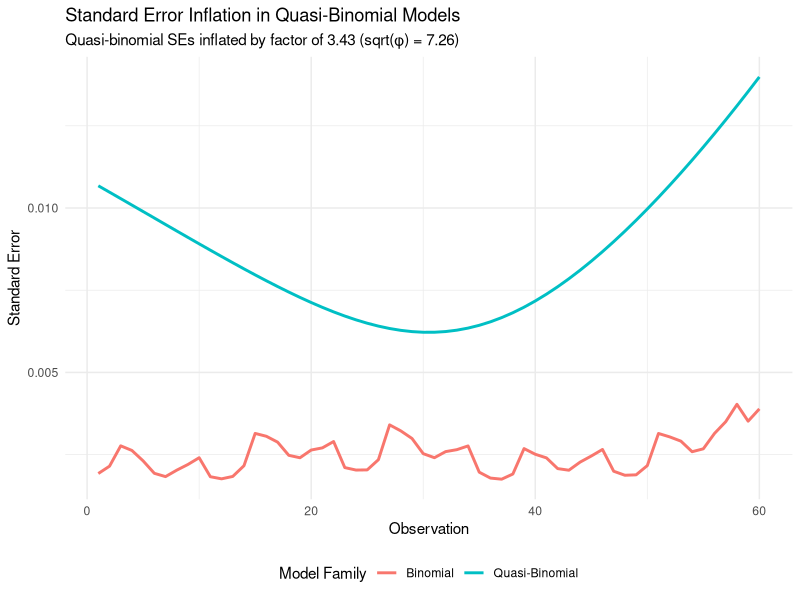
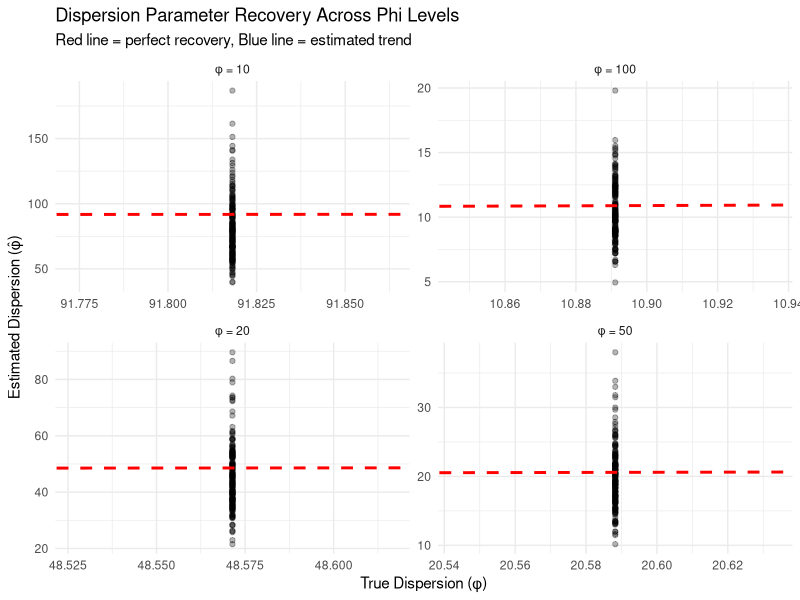
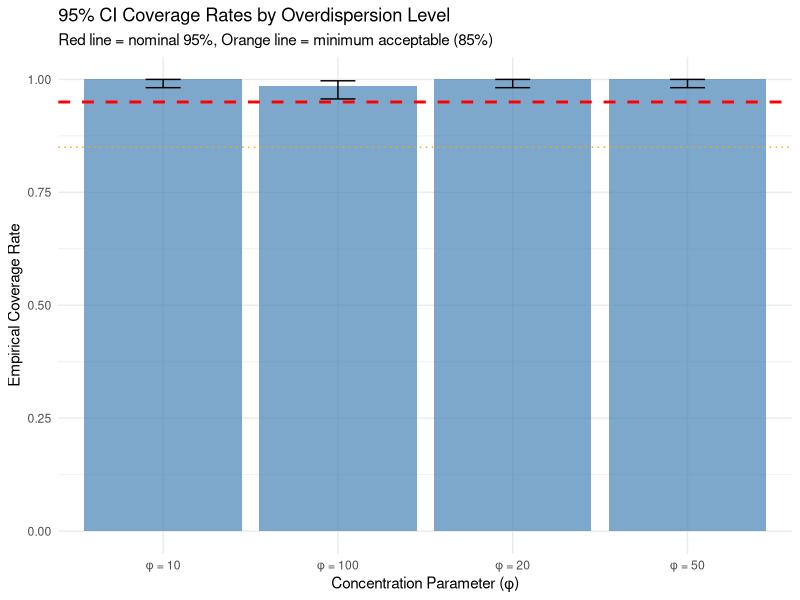
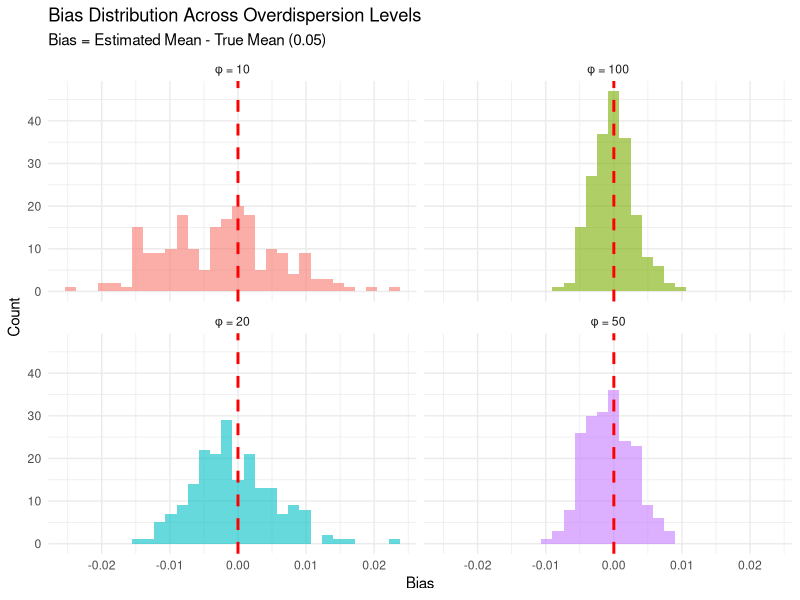
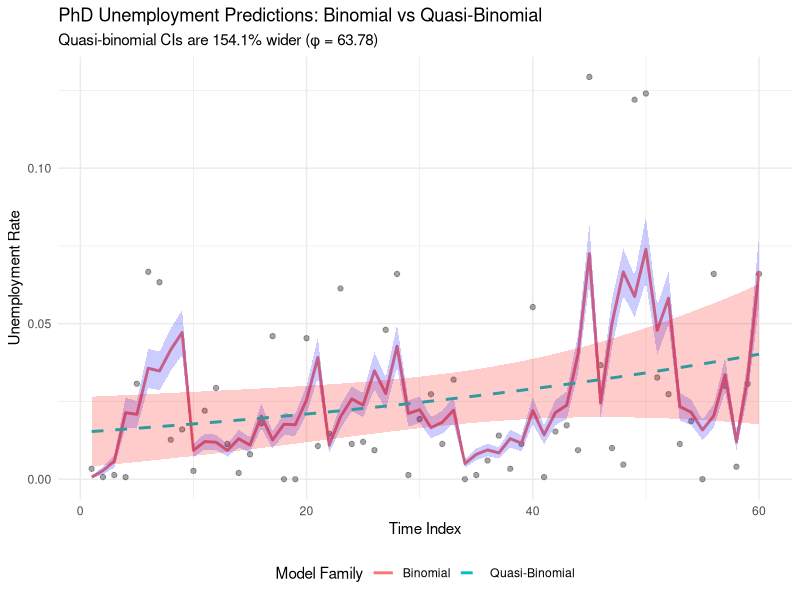

Here is the R script that generated these plots, in order:
## ---- chunk 1
library(mgcv)
library(data.table)
library(ggplot2)

set.seed(42)
## ---- chunk 2
#' Generate Overdispersed Binomial Data
#'
#' Uses beta-binomial process: probabilities drawn from Beta distribution,
#' then binomial counts generated with those probabilities.
#'
#' @param n_obs Number of observations
#' @param n_total Sample size per observation (e.g., 1000 people per month)
#' @param true_p_mean Mean probability (e.g., 0.05 = 5% unemployment)
#' @param phi Concentration parameter (lower = more overdispersion)
#' @return data.frame with n_unemployed, n_employed, and metadata
generate_overdispersed_binomial <- function(n_obs = 60,
                                             n_total = 1000,
                                             true_p_mean = 0.05,
                                             phi = 20) {

  # Beta distribution parameters
  alpha_param <- true_p_mean * phi
  beta_param <- (1 - true_p_mean) * phi

  # Draw varying probabilities (creates overdispersion)
  true_probs <- rbeta(n_obs, alpha_param, beta_param)

  # Generate binomial counts
  n_unemployed <- rbinom(n_obs, size = n_total, prob = true_probs)
  n_employed <- n_total - n_unemployed

  # Calculate theoretical overdispersion
  # For beta-binomial: φ ≈ (phi + n_total) / (phi + 1)
  theoretical_dispersion <- (phi + n_total) / (phi + 1)

  data.frame(
    obs_id = 1:n_obs,
    n_unemployed = n_unemployed,
    n_employed = n_employed,
    n_total = n_total,
    true_prob = true_probs,
    true_dispersion = theoretical_dispersion
  )
}
## ---- chunk 3
# Generate overdispersed data (φ = 20)
test1_data <- generate_overdispersed_binomial(
  n_obs = 60,
  n_total = 1000,
  true_p_mean = 0.05,
  phi = 20
)

# Add time structure for GAM
test1_data$time_index <- 1:60
test1_data$month <- rep(1:12, 5)
## ---- chunk 4
# Fit binomial model (assumes no overdispersion)
model_binomial <- gam(
  cbind(n_unemployed, n_employed) ~ s(time_index, k = 5) + s(month, bs = "cc", k = 6),
  data = test1_data,
  family = binomial(),
  method = "REML"
)

# Fit quasi-binomial model (estimates overdispersion)
model_quasibinomial <- gam(
  cbind(n_unemployed, n_employed) ~ s(time_index, k = 5) + s(month, bs = "cc", k = 6),
  data = test1_data,
  family = quasibinomial(),
  method = "REML"
)

# Extract dispersion parameter
dispersion_est <- summary(model_quasibinomial)$dispersion
theoretical_dispersion <- unique(test1_data$true_dispersion)[1]

cat(sprintf("Theoretical dispersion: %.2f\n", theoretical_dispersion))
cat(sprintf("Estimated dispersion: %.2f\n", dispersion_est))
cat(sprintf("Detection success: %s\n", ifelse(dispersion_est > 1, "✓ YES", "✗ NO")))
## ---- chunk 5
# Get predictions with standard errors
pred_binomial <- predict(model_binomial, type = "response", se.fit = TRUE)
pred_quasibinomial <- predict(model_quasibinomial, type = "response", se.fit = TRUE)

# Compare standard errors
se_ratio <- mean(pred_quasibinomial$se.fit) / mean(pred_binomial$se.fit)
expected_ratio <- sqrt(dispersion_est)

cat(sprintf("Mean SE (binomial): %.6f\n", mean(pred_binomial$se.fit)))
cat(sprintf("Mean SE (quasi-binomial): %.6f\n", mean(pred_quasibinomial$se.fit)))
cat(sprintf("Observed SE ratio: %.2f\n", se_ratio))
cat(sprintf("Expected ratio (sqrt(φ)): %.2f\n", expected_ratio))
cat(sprintf("Ratio matches expectation: %s\n",
           ifelse(abs(se_ratio - expected_ratio) < 0.5, "✓ YES", "✗ NO")))
## ---- chunk 6
# Visualize SE differences
se_data <- data.frame(
  obs = 1:60,
  se_binomial = pred_binomial$se.fit,
  se_quasibinomial = pred_quasibinomial$se.fit
)

ggplot(se_data, aes(x = obs)) +
  geom_line(aes(y = se_binomial, color = "Binomial"), linewidth = 1) +
  geom_line(aes(y = se_quasibinomial, color = "Quasi-Binomial"), linewidth = 1) +
  labs(
    title = "Standard Error Inflation in Quasi-Binomial Models",
    subtitle = sprintf("Quasi-binomial SEs inflated by factor of %.2f (sqrt(φ) = %.2f)",
                      se_ratio, expected_ratio),
    x = "Observation",
    y = "Standard Error",
    color = "Model Family"
  ) +
  theme_minimal() +
  theme(legend.position = "bottom")
## ---- chunk 7
run_simulation <- function(n_sim = 200,
                           phi_levels = c(10, 20, 50, 100),
                           n_obs = 60,
                           n_total = 1000,
                           true_p_mean = 0.05) {

  results <- list()

  for (phi in phi_levels) {
    phi_results <- data.frame(
      sim = integer(),
      phi_true = numeric(),
      phi_est = numeric(),
      coverage = logical(),
      bias = numeric()
    )

    for (i in 1:n_sim) {
      # Generate data
      sim_data <- generate_overdispersed_binomial(
        n_obs = n_obs,
        n_total = n_total,
        true_p_mean = true_p_mean,
        phi = phi
      )
      sim_data$time_index <- 1:n_obs
      sim_data$month <- rep(1:12, length.out = n_obs)

      # Fit quasi-binomial model
      model <- tryCatch({
        gam(
          cbind(n_unemployed, n_employed) ~ s(time_index, k = 5) + s(month, bs = "cc", k = 6),
          data = sim_data,
          family = quasibinomial(),
          method = "REML"
        )
      }, error = function(e) NULL)

      if (!is.null(model)) {
        # Extract dispersion
        phi_est <- summary(model)$dispersion

        # Calculate mean probability and CI
        pred <- predict(model, type = "link", se.fit = TRUE)
        mean_pred_link <- mean(pred$fit)
        mean_se_link <- mean(pred$se.fit)

        # Transform to probability scale
        mean_pred_prob <- plogis(mean_pred_link)
        ci_lower <- plogis(mean_pred_link - 1.96 * mean_se_link)
        ci_upper <- plogis(mean_pred_link + 1.96 * mean_se_link)

        # Check coverage
        coverage <- (ci_lower <= true_p_mean) && (ci_upper >= true_p_mean)

        # Calculate bias
        bias <- mean_pred_prob - true_p_mean

        phi_results <- rbind(phi_results, data.frame(
          sim = i,
          phi_true = (phi + n_total) / (phi + 1),
          phi_est = phi_est,
          coverage = coverage,
          bias = bias
        ))
      }
    }

    results[[as.character(phi)]] <- phi_results
  }

  return(results)
}

# Run simulation (this may take a few minutes)
cat("Running simulation study with 200 iterations per phi level...\n")
sim_results <- run_simulation(n_sim = 200)
cat("Simulation complete!\n")
## ---- chunk 8
# Combine results
all_results <- rbindlist(lapply(names(sim_results), function(phi) {
  df <- sim_results[[phi]]
  df$phi_label <- paste0("φ = ", phi)
  df
}))

# Summary statistics
dispersion_summary <- all_results[, .(
  mean_phi_est = mean(phi_est, na.rm = TRUE),
  sd_phi_est = sd(phi_est, na.rm = TRUE),
  rmse = sqrt(mean((phi_est - phi_true)^2, na.rm = TRUE)),
  bias = mean(phi_est - phi_true, na.rm = TRUE),
  n_converged = .N
), by = phi_label]

print(dispersion_summary)

# Plot dispersion recovery
ggplot(all_results, aes(x = phi_true, y = phi_est)) +
  geom_point(alpha = 0.3) +
  geom_abline(slope = 1, intercept = 0, color = "red", linetype = "dashed", linewidth = 1) +
  geom_smooth(method = "lm", se = FALSE, color = "blue") +
  facet_wrap(~ phi_label, scales = "free") +
  labs(
    title = "Dispersion Parameter Recovery Across Phi Levels",
    subtitle = "Red line = perfect recovery, Blue line = estimated trend",
    x = "True Dispersion (φ)",
    y = "Estimated Dispersion (φ̂)"
  ) +
  theme_minimal()
## ---- chunk 9
# Calculate coverage by phi level
coverage_summary <- all_results[, .(
  coverage_rate = mean(coverage, na.rm = TRUE),
  n_sims = .N,
  lower_ci = binom.test(sum(coverage, na.rm = TRUE), .N)$conf.int[1],
  upper_ci = binom.test(sum(coverage, na.rm = TRUE), .N)$conf.int[2]
), by = phi_label]

print(coverage_summary)

# Plot coverage rates
ggplot(coverage_summary, aes(x = phi_label, y = coverage_rate)) +
  geom_col(fill = "steelblue", alpha = 0.7) +
  geom_errorbar(aes(ymin = lower_ci, ymax = upper_ci), width = 0.2) +
  geom_hline(yintercept = 0.95, color = "red", linetype = "dashed", linewidth = 1) +
  geom_hline(yintercept = 0.85, color = "orange", linetype = "dotted") +
  labs(
    title = "95% CI Coverage Rates by Overdispersion Level",
    subtitle = "Red line = nominal 95%, Orange line = minimum acceptable (85%)",
    x = "Concentration Parameter (φ)",
    y = "Empirical Coverage Rate"
  ) +
  ylim(0, 1) +
  theme_minimal()
## ---- chunk 10
# Plot bias distribution
ggplot(all_results, aes(x = bias, fill = phi_label)) +
  geom_histogram(bins = 30, alpha = 0.6, position = "identity") +
  geom_vline(xintercept = 0, color = "red", linetype = "dashed", linewidth = 1) +
  facet_wrap(~ phi_label, ncol = 2) +
  labs(
    title = "Bias Distribution Across Overdispersion Levels",
    subtitle = "Bias = Estimated Mean - True Mean (0.05)",
    x = "Bias",
    y = "Count",
    fill = "Phi Level"
  ) +
  theme_minimal() +
  theme(legend.position = "none")
## ---- chunk 11
# Simulate monthly CPS data with education-specific overdispersion
simulate_cps_style_data <- function(n_years = 5,
                                     education_levels = c("phd", "masters", "bachelors"),
                                     base_rates = c(phd = 0.025, masters = 0.035, bachelors = 0.045),
                                     phi_values = c(phd = 25, masters = 20, bachelors = 15),
                                     n_total = 1500) {

  n_months <- n_years * 12

  # Create expanded grid
  cps_data <- expand.grid(
    time_index = 1:n_months,
    education = education_levels
  )
  cps_data$month <- rep(1:12, length.out = nrow(cps_data))
  cps_data$year <- rep(1:n_years, each = 12)

  # Add seasonal variation
  seasonal_component <- 0.005 * sin(2 * pi * cps_data$month / 12)

  # Generate education-specific data
  cps_data$n_unemployed <- NA
  cps_data$n_employed <- NA

  for (edu in education_levels) {
    idx <- cps_data$education == edu
    n_obs <- sum(idx)

    # Generate with education-specific parameters
    true_p_mean <- base_rates[edu]
    phi <- phi_values[edu]

    alpha_param <- true_p_mean * phi
    beta_param <- (1 - true_p_mean) * phi

    true_probs <- rbeta(n_obs, alpha_param, beta_param)

    # Add seasonal variation
    true_probs_seasonal <- plogis(qlogis(true_probs) + seasonal_component[idx])

    cps_data$n_unemployed[idx] <- rbinom(n_obs, size = n_total, prob = true_probs_seasonal)
    cps_data$n_employed[idx] <- n_total - cps_data$n_unemployed[idx]
  }

  cps_data$education <- factor(cps_data$education, levels = education_levels)

  return(cps_data)
}

# Generate CPS-style data
cps_data <- simulate_cps_style_data(n_years = 5)

head(cps_data, 12)
## ---- chunk 12
# Fit both models
model_cps_binomial <- gam(
  cbind(n_unemployed, n_employed) ~ education +
    s(time_index, by = education, k = 10) +
    s(month, by = education, bs = "cc", k = 12),
  data = cps_data,
  family = binomial(),
  method = "REML"
)

model_cps_quasibinomial <- gam(
  cbind(n_unemployed, n_employed) ~ education +
    s(time_index, by = education, k = 10) +
    s(month, by = education, bs = "cc", k = 12),
  data = cps_data,
  family = quasibinomial(),
  method = "REML"
)

# Compare dispersion
cps_dispersion <- summary(model_cps_quasibinomial)$dispersion
cat(sprintf("CPS-style data dispersion: %.2f\n", cps_dispersion))
cat(sprintf("Overdispersion detected: %s\n", ifelse(cps_dispersion > 1.2, "✓ YES", "✗ NO")))
## ---- chunk 13
# Get predictions for PhDs
phd_data <- cps_data[cps_data$education == "phd", ]

pred_binom <- predict(model_cps_binomial, newdata = phd_data, type = "response", se.fit = TRUE)
pred_quasi <- predict(model_cps_quasibinomial, newdata = phd_data, type = "response", se.fit = TRUE)

# Create comparison plot
pred_df <- data.frame(
  time_index = phd_data$time_index,
  actual_rate = phd_data$n_unemployed / (phd_data$n_unemployed + phd_data$n_employed),
  pred_binom = pred_binom$fit,
  se_binom = pred_binom$se.fit,
  pred_quasi = pred_quasi$fit,
  se_quasi = pred_quasi$se.fit
)

ggplot(pred_df, aes(x = time_index)) +
  geom_point(aes(y = actual_rate), alpha = 0.5, color = "gray30") +
  geom_line(aes(y = pred_binom, color = "Binomial"), linewidth = 1) +
  geom_ribbon(aes(ymin = pred_binom - 1.96*se_binom,
                  ymax = pred_binom + 1.96*se_binom),
              alpha = 0.2, fill = "blue") +
  geom_line(aes(y = pred_quasi, color = "Quasi-Binomial"), linewidth = 1, linetype = "dashed") +
  geom_ribbon(aes(ymin = pred_quasi - 1.96*se_quasi,
                  ymax = pred_quasi + 1.96*se_quasi),
              alpha = 0.2, fill = "red") +
  labs(
    title = "PhD Unemployment Predictions: Binomial vs Quasi-Binomial",
    subtitle = sprintf("Quasi-binomial CIs are %.1f%% wider (φ = %.2f)",
                      (mean(pred_quasi$se.fit) / mean(pred_binom$se.fit) - 1) * 100,
                      cps_dispersion),
    x = "Time Index",
    y = "Unemployment Rate",
    color = "Model Family"
  ) +
  theme_minimal() +
  theme(legend.position = "bottom")
## ---- chunk 14
sessionInfo()
